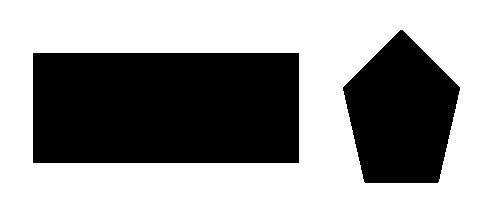
#> input picture Lec_Tut/Image feature Corner detection/Corners2.png, 489 x 218 px, found by its file name
$ jupyter execute 'CSC420_2020_Tutorial_B_(Taati).ipynb'   (shell and % lines are left out)   (older library calls are emulated)
#> lines starting #> are read from the running program, lines starting #| are printed output that depends on the picture; after the words box and inside, x2 and y2 are one past the last pixel; in counts of white or black regions, pixels touching at a corner belong together
[cell 1]
# Load the Drive helper and mount
from google.colab import drive

# This will prompt for authorization.
drive.mount('/content/drive')

[cell 2]
# install OpenCV

# the usual ...
import matplotlib.pyplot as plt
import cv2
import numpy as np

[cell 3]
# read an image (make sure CavePainting.jpg is in the main folder in your Google Drive)
#img = cv2.imread('/content/drive/My Drive/Corners.jpg') # READS IN NUMPY ARRAY
#img = cv2.imread('/content/drive/My Drive/Window2.jpg') # READS IN NUMPY ARRAY
img = cv2.imread('/content/drive/My Drive/Corners2.png') # READS IN NUMPY ARRAY
#> img is the input picture: shape (218, 489, 3); values 0 (black) and 222 (white), 60.8% white; 2 black regions, box (x1, y1, x2, y2) and area: (33, 53, 299, 163) 29260, (343, 30, 460, 183) 12569

[cell 4]
img = cv2.cvtColor(img, cv2.COLOR_BGR2RGB)

[cell 5]
plt.imshow(img)

[cell 6]
gray = cv2.cvtColor(img, cv2.COLOR_RGB2GRAY)
#gray = cv2.bitwise_not(gray)
gray = gray*1.1
plt.imshow(gray, cmap='gray')
blur = cv2.GaussianBlur(gray,(5,5),7)
Ix = cv2.Sobel(blur, cv2.CV_64F, 1, 0, ksize=5)
Iy = cv2.Sobel(blur, cv2.CV_64F, 0, 1, ksize=5)

[cell 7]
plt.subplot(2,1,1), plt.imshow(Ix,cmap = 'gray')
plt.subplot(2,1,2), plt.imshow(Iy,cmap = 'gray')
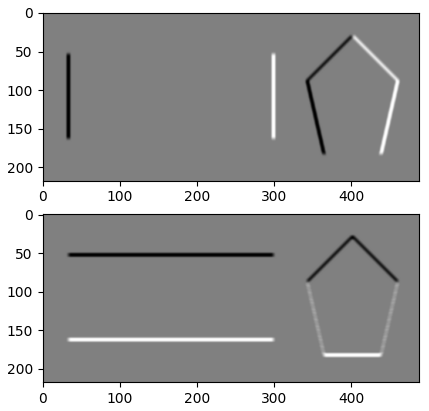
#> figure drawn by matplotlib, 2 panels

[cell 8]
# don't do it this way!
cx = np.zeros(img.shape, np.uint8)
cy = np.zeros(img.shape, np.uint8)

cx[abs(Ix)>4312] = [255, 100, 120] # try thresholds of 4311 and 4312 (for Corners2.png)
cy[abs(Iy)>4312] = [255, 100, 120]
c = cv2.bitwise_and(cx, cy)
c = cv2.dilate(c, None, iterations = 3)

plt.imshow(c)

[cell 9]
# do it this way
IxIy = np.multiply(Ix, Iy)
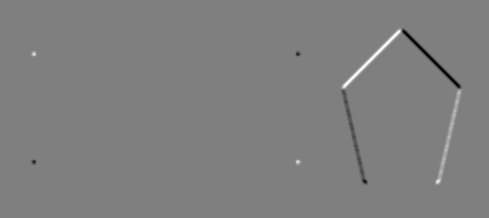
#> IxIy: shape (218, 489) float64; min -24109353, max 24109353, mean 0; drawn with min black and max white
Ix2 = np.multiply(Ix, Ix)
Iy2 = np.multiply(Iy, Iy)
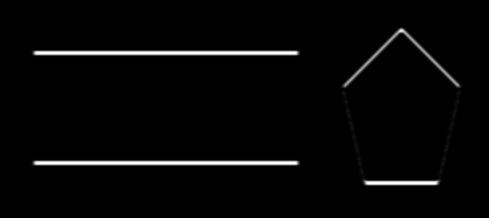
#> Iy2: shape (218, 489) float64; min 0, max 39881854.6, mean 1037875.1; drawn with min black and max white

[cell 10]
Ix2_blur = cv2.GaussianBlur(Ix2,(7,7),10)
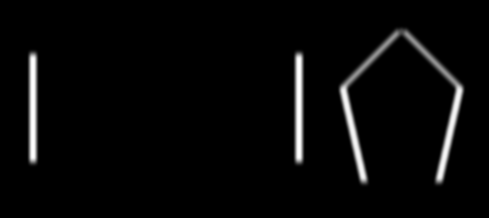
#> Ix2_blur: shape (218, 489) float64; min 0, max 22950070.6, mean 716730.2; drawn with min black and max white
Iy2_blur = cv2.GaussianBlur(Iy2,(7,7),10)
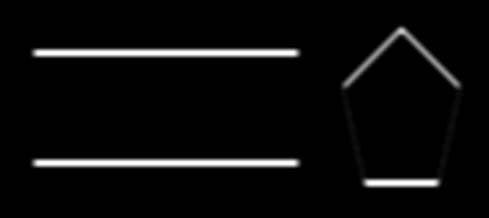
#> Iy2_blur: shape (218, 489) float64; min 0, max 22950070.6, mean 1037875.1; drawn with min black and max white
IxIy_blur = cv2.GaussianBlur(IxIy,(7,7),10)

[cell 11]
plt.subplot(1,3,1), plt.imshow(Ix2_blur,cmap = 'gray')
plt.subplot(1,3,2), plt.imshow(Iy2_blur,cmap = 'gray')
plt.subplot(1,3,3), plt.imshow(IxIy_blur,cmap = 'gray')

[cell 12]
det = np.multiply(Ix2_blur, Iy2_blur) - np.multiply(IxIy_blur,IxIy_blur)
trace = Ix2_blur + Iy2_blur
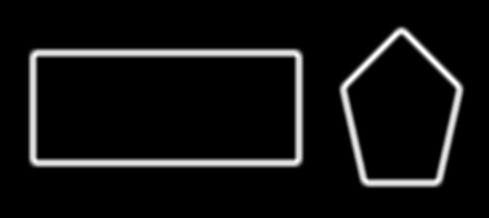
#> trace: shape (218, 489) float64; min 0, max 25790087.3, mean 1754605.3; drawn with min black and max white

[cell 13]
plt.subplot(1,2,1), plt.imshow(det,cmap = 'gray')
plt.subplot(1,2,2), plt.imshow(trace,cmap = 'gray')

[cell 14]
R = det - 0.05 * np.multiply(trace,trace)
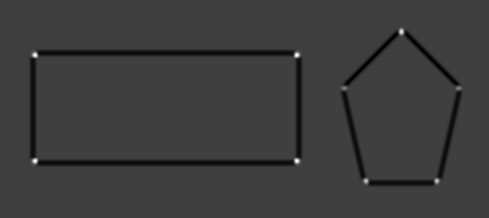
#> R: shape (218, 489) float64; min -3.33e+13, max 1.01e+14, mean -1.36e+12; drawn with min black and max white
plt.subplot(1,2,1), plt.imshow(img), plt.axis('off')
plt.subplot(1,2,2), plt.imshow(R,cmap = 'gray'), plt.axis('off')

[cell 15]
# show the original image,
img2 = img.copy()
img2[R > 0.05 * R.max()]=[255, 255, 0]
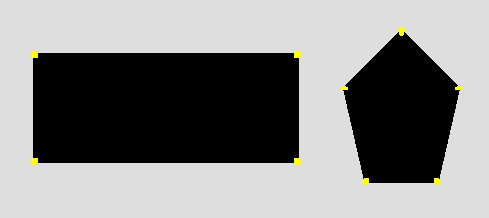
#> img2: shape (218, 489, 3); 0.33% of pixels changed, all inside (x1, y1, x2, y2) = (31, 27, 462, 185)
plt.imshow(img2)

[cell 16]
# See also:
#    cornerHarris
#    cornerEigenValsAndVecs
#    cornerSubPix
#    goodFeaturesToTrack   # finds N strongest corners in the image by Shi-Tomasi method or Harris Corner Detection (list of image points instead of image)

[cell 17]
# using cornerHarris
corners = cv2.cornerHarris(np.float32(gray),3,3,0.05)
plt.imshow(corners, cmap = 'gray')

[cell 18]
# dilate the corners
corners = cv2.dilate(corners, None, iterations = 3)
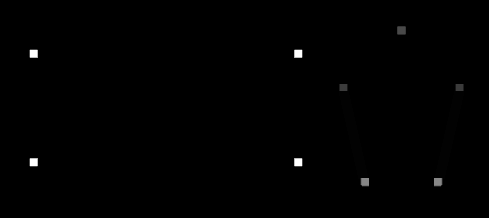
#> corners: shape (218, 489) float32; min 0, max 327079968, mean 1191780.8; drawn with min black and max white

# show the original image,
img3 = img.copy()
img3[corners > 0.05 * corners.max()]=[255, 100, 100]
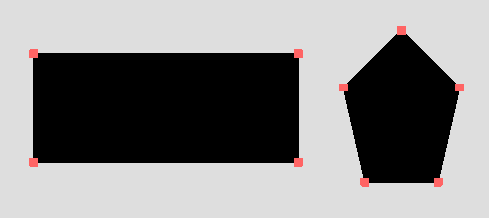
#> img3: shape (218, 489, 3); 0.64% of pixels changed, all inside (x1, y1, x2, y2) = (29, 26, 464, 187)
plt.imshow(img3)

$ run again, with Lec_Tut/Image feature Corner detection/Corners.jpg saved as Lec_Tut/Image feature Corner detection/Corners2.png
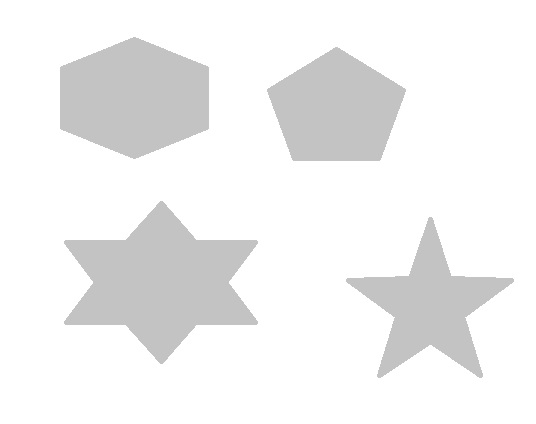
#> input picture Lec_Tut/Image feature Corner detection/Corners.jpg, 536 x 424 px, found by its file name
#> img is the input picture: shape (424, 536, 3); min 186, max 255, mean 241.2
#> img2: shape (424, 536, 3); 0.52% of pixels changed, all inside (x1, y1, x2, y2) = (58, 45, 517, 381)
#> `corners = cv2.cornerHarris(np.float32(gray),3,3,0.05)`:
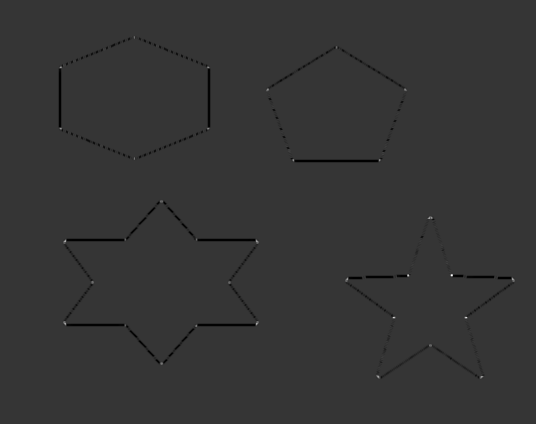
#> corners: shape (424, 536) float32; min -430905.4, max 1641247.1, mean -4177.6; drawn with min black and max white
#> `img3[corners > 0.05 * corners.max()]=[255, 100, 100]`:
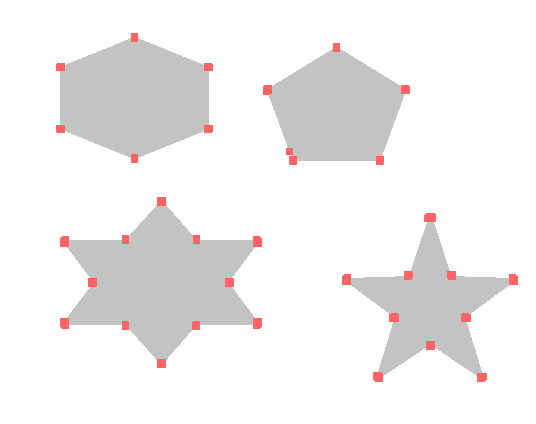
#> img3: shape (424, 536, 3); 1.18% of pixels changed, all inside (x1, y1, x2, y2) = (56, 33, 518, 382)
